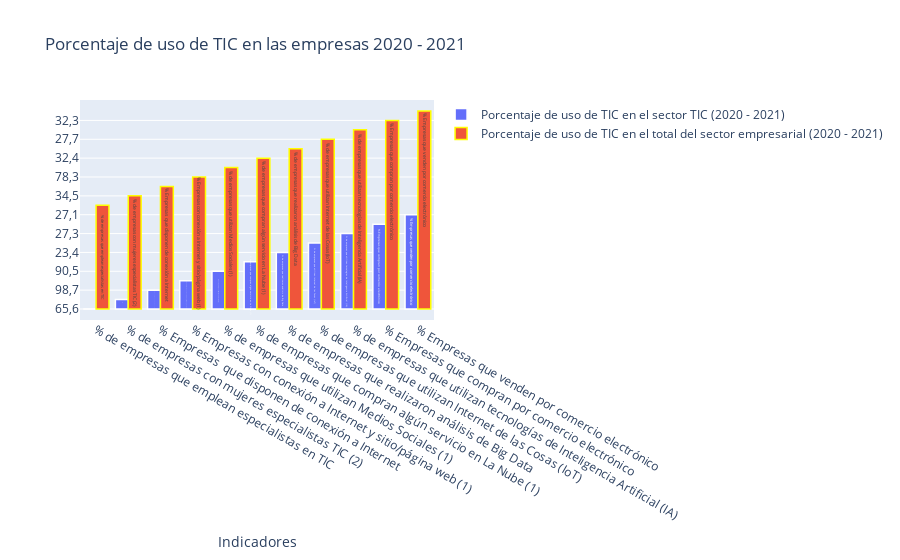

The code cell stored with this chart in its notebook:
### Code cell
trace1 = go.Bar(x = uso_especialistas_tic['Tipo de indicador'][uso_especialistas_tic['Sectores TIC'] == 'TOTAL SECTOR TIC'],
               y = uso_especialistas_tic['Total'][uso_especialistas_tic['Sectores TIC'] == 'TOTAL SECTOR TIC'],
               name = 'Porcentaje de uso de TIC en el sector TIC (2020 - 2021)',
               marker = dict(
                            line = dict(color='rgb(255,255,255)', width = 1.5)),
               text = uso_especialistas_tic['Tipo de indicador'][uso_especialistas_tic['Sectores TIC'] == 'TOTAL SECTOR EMPRESARIAL'])

trace2 = go.Bar(x = uso_especialistas_tic['Tipo de indicador'][uso_especialistas_tic['Sectores TIC'] == 'TOTAL SECTOR EMPRESARIAL'],
               y = uso_especialistas_tic['Total'][uso_especialistas_tic['Sectores TIC'] == 'TOTAL SECTOR EMPRESARIAL'],
               name = 'Porcentaje de uso de TIC en el total del sector empresarial (2020 - 2021)',
               marker = dict(
                            line = dict(color='yellow', width = 1.5)),
               text = uso_especialistas_tic['Tipo de indicador'][uso_especialistas_tic['Sectores TIC'] == 'TOTAL SECTOR EMPRESARIAL'])



data = [trace1, trace2]

layout = go.Layout(barmode = "group", title= 'Porcentaje de uso de TIC en las empresas 2020 - 2021', xaxis=dict(title='Indicadores'))

fig = go.Figure(data = data, layout = layout)

iplot(fig)

fig.show("png")

### Figure 1 — Plotly figure (JSON) as saved in the notebook; plotly's stock layout.template omitted (floating-point values rounded to 4 significant figures)
{"data": [{"marker": {"line": {"color": "rgb(255,255,255)", "width": 1.5}}, "name": "Porcentaje de uso de TIC en el sector TIC (2020 - 2021)", "text": ["% de empresas que emplean especialistas en TIC", "% de empresas con mujeres especialistas TIC (2)", "% Empresas  que disponen de conexión a Internet", "% Empresas con conexión a Internet y sitio/página web (1)", "% de empresas que utilizan Medios Sociales (1)", "% de empresas que compran algún servicio en La Nube (1)", "% de empresas que realizaron análisis de Big Data", "% de empresas que utilizan Internet de las Cosas (IoT)", "% de empresas que utilizan tecnologías de Inteligencia Artificial (IA)", "% Empresas que compran por comercio electrónico", "% Empresas que venden por comercio electrónico"], "type": "bar", "x": ["% de empresas que emplean especialistas en TIC", "% de empresas con mujeres especialistas TIC (2)", "% Empresas  que disponen de conexión a Internet", "% Empresas con conexión a Internet y sitio/página web (1)", "% de empresas que utilizan Medios Sociales (1)", "% de empresas que compran algún servicio en La Nube (1)", "% de empresas que realizaron análisis de Big Data", "% de empresas que utilizan Internet de las Cosas (IoT)", "% de empresas que utilizan tecnologías de Inteligencia Artificial (IA)", "% Empresas que compran por comercio electrónico", "% Empresas que venden por comercio electrónico"], "y": ["65,6", "61,2", "98,7", "94,5", "90,5", "67,3", "23,4", "39,2", "27,3", "51,7", "27,1"]}, {"marker": {"line": {"color": "yellow", "width": 1.5}}, "name": "Porcentaje de uso de TIC en el total del sector empresarial (2020 - 2021)", "text": ["% de empresas que emplean especialistas en TIC", "% de empresas con mujeres especialistas TIC (2)", "% Empresas  que disponen de conexión a Internet", "% Empresas con conexión a Internet y sitio/página web (1)", "% de empresas que utilizan Medios Sociales (1)", "% de empresas que compran algún servicio en La Nube (1)", "% de empresas que realizaron análisis de Big Data", "% de empresas que utilizan Internet de las Cosas (IoT)", "% de empresas que utilizan tecnologías de Inteligencia Artificial (IA)", "% Empresas que compran por comercio electrónico", "% Empresas que venden por comercio electrónico"], "type": "bar", "x": ["% de empresas que emplean especialistas en TIC", "% de empresas con mujeres especialistas TIC (2)", "% Empresas  que disponen de conexión a Internet", "% Empresas con conexión a Internet y sitio/página web (1)", "% de empresas que utilizan Medios Sociales (1)", "% de empresas que compran algún servicio en La Nube (1)", "% de empresas que realizaron análisis de Big Data", "% de empresas que utilizan Internet de las Cosas (IoT)", "% de empresas que utilizan tecnologías de Inteligencia Artificial (IA)", "% Empresas que compran por comercio electrónico", "% Empresas que venden por comercio electrónico"], "y": ["16,4", "34,5", "99,0", "78,3", "66,6", "32,4", "11,1", "27,7", "8,3", "32,3", "26,9"]}], "layout": {"barmode": "group", "title": {"text": "Porcentaje de uso de TIC en las empresas 2020 - 2021"}, "xaxis": {"title": {"text": "Indicadores"}}}}
